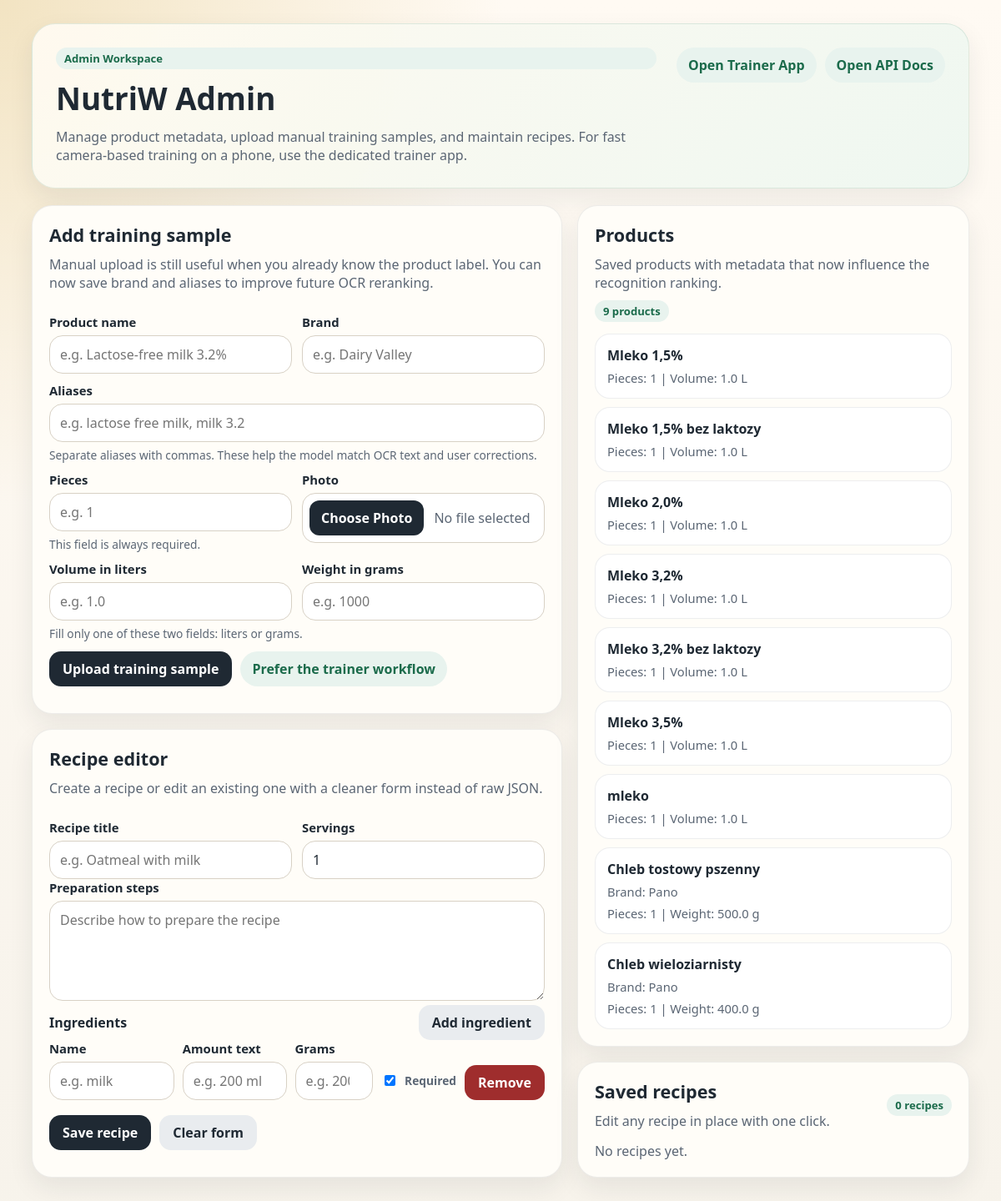
/admin, run on an earlier commit of the app's database.
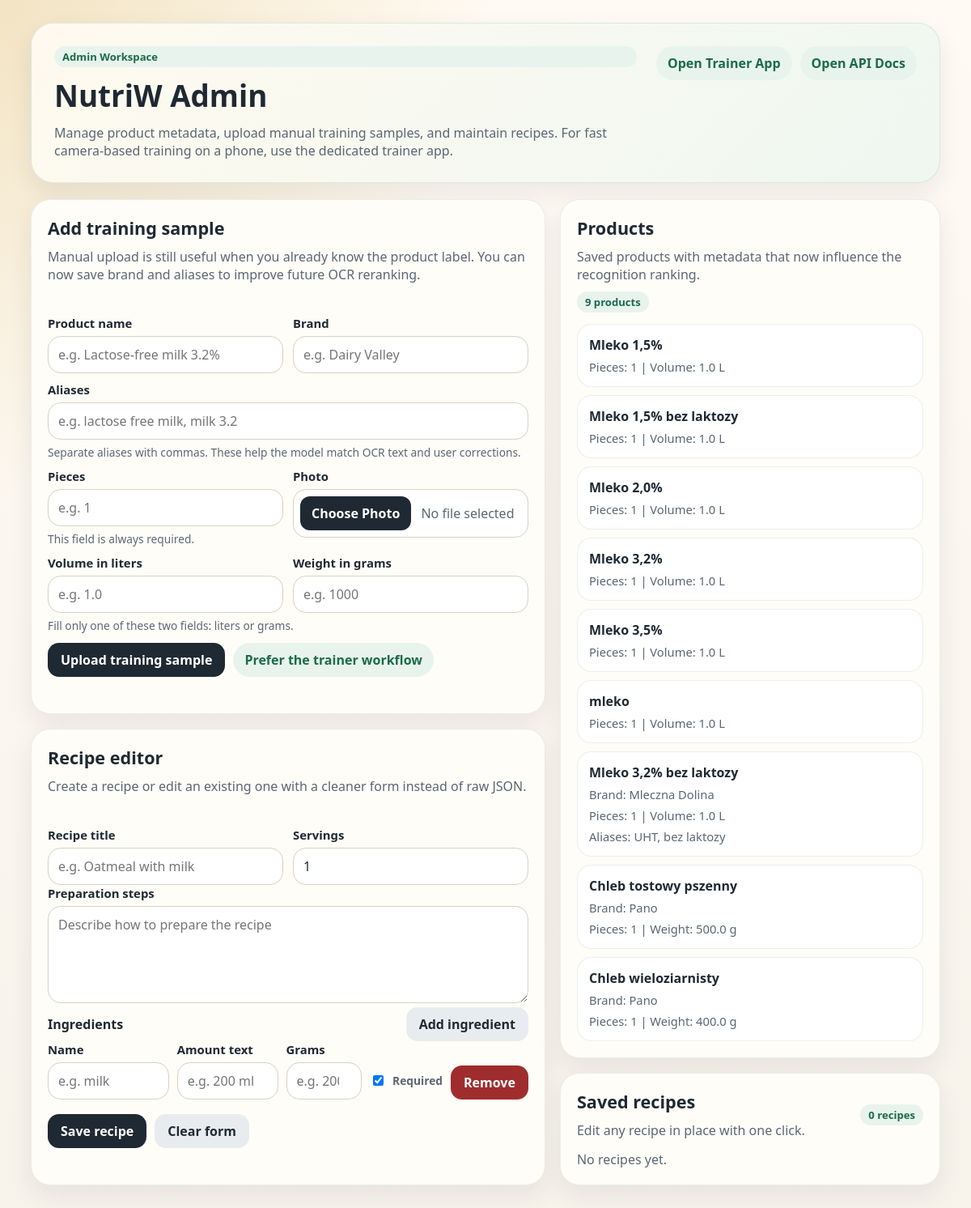
And on a later commit of the database.
### tables this page shows
CREATE TABLE products (
            id INTEGER PRIMARY KEY AUTOINCREMENT,
            name TEXT NOT NULL UNIQUE,
            default_amount TEXT,
            default_weight_g REAL
        , pieces INTEGER NOT NULL DEFAULT 1, volume_l REAL, weight_g REAL, brand TEXT, aliases_json TEXT NOT NULL DEFAULT '[]');

### api/main.py (the view)
@app.get("/admin", response_class=HTMLResponse)
def admin_home():
    template = jinja.get_template("admin.html")
    return template.render(
        products=db.list_products(),
        recipes=db.list_recipes(),
    )

### api/templates/admin.html (shortened to what this page needs)
<!doctype html>
<html>
<head>
</head>
<body>
  <main>
    <section class="hero">
      <div class="hero-top">
        <div class="hero-copy">
          <span class="badge">Admin Workspace</span>
          <h1>NutriW Admin</h1>
          <p class="muted">Manage product metadata, upload manual training samples, and maintain recipes. For fast camera-based training on a phone, use the dedicated trainer app.</p>
        </div>
        <div class="hero-links">
          <a class="pill-link" href="/trainer">Open Trainer App</a>
          <a class="pill-link" href="/docs">Open API Docs</a>
        </div>
      </div>
    </section>
    <section class="layout">
      <div class="stack">
        <div class="card">
          <div>
            <h2>Add training sample</h2>
            <p class="muted">Manual upload is still useful when you already know the product label. You can now save brand and aliases to improve future OCR reranking.</p>
          </div>
          <form action="/train/add" method="post" enctype="multipart/form-data">
            <div class="row">
              <div>
                <label for="product_name">Product name</label>
                <input id="product_name" name="product_name" placeholder="e.g. Lactose-free milk 3.2%" required />
              </div>
              <div>
                <label for="brand">Brand</label>
                <input id="brand" name="brand" placeholder="e.g. Dairy Valley" />
              </div>
            </div>
            <div style="margin-top:10px">
              <label for="aliases">Aliases</label>
              <input id="aliases" name="aliases" placeholder="e.g. lactose free milk, milk 3.2" />
              <div class="field-help">Separate aliases with commas. These help the model match OCR text and user corrections.</div>
            </div>
            <div style="margin-top:10px" class="row">
              <div>
                <label for="pieces">Pieces</label>
                <input id="pieces" name="pieces" type="number" min="1" step="1" placeholder="e.g. 1" required />
                <div class="field-help">This field is always required.</div>
              </div>
              <div>
                <label for="image">Photo</label>
                <div class="file-picker">
                  <div class="file-picker-shell">
                    <span class="file-picker-button">Choose Photo</span>
                    <span id="image-file-name" class="file-name">No file selected</span>
                  </div>
                </div>
              </div>
            </div>
            <div style="margin-top:10px" class="row">
              <div>
                <label for="volume_l">Volume in liters</label>
                <input id="volume_l" name="volume_l" type="number" min="0.001" step="0.001" placeholder="e.g. 1.0" />
              </div>
              <div>
                <label for="weight_g">Weight in grams</label>
                <input id="weight_g" name="weight_g" type="number" min="0.1" step="0.1" placeholder="e.g. 1000" />
              </div>
            </div>
            <div class="field-help">Fill only one of these two fields: liters or grams.</div>
            <div style="margin-top:12px" class="actions">
              <button type="submit">Upload training sample</button>
              <a class="pill-link" href="/trainer">Prefer the trainer workflow</a>
            </div>
          </form>
        </div>
        <div class="card" id="recipe-editor-card">
          <div>
            <h2>Recipe editor</h2>
            <p class="muted">Create a recipe or edit an existing one with a cleaner form instead of raw JSON.</p>
          </div>
          <form id="recipe-form">
            <div class="row">
              <div>
                <label for="recipe_title">Recipe title</label>
                <input id="recipe_title" type="text" placeholder="e.g. Oatmeal with milk" required />
              </div>
              <div>
                <label for="recipe_servings">Servings</label>
                <input id="recipe_servings" type="number" min="1" step="1" value="1" required />
              </div>
            </div>
            <div>
              <label for="recipe_steps">Preparation steps</label>
              <textarea id="recipe_steps" placeholder="Describe how to prepare the recipe"></textarea>
            </div>
            <div class="actions" style="justify-content: space-between;">
              <h3>Ingredients</h3>
              <button id="add-ingredient-button" type="button" class="secondary">Add ingredient</button>
            </div>
            <div id="ingredients-list" class="stack" style="gap: 10px;"></div>
            <div class="actions" style="margin-top: 18px;">
              <button id="save-recipe-button" type="submit">Save recipe</button>
              <button id="reset-recipe-button" type="button" class="secondary">Clear form</button>
            </div>
          </form>
        </div>
      </div>
      <div class="stack">
        <div class="card">
          <div class="actions" style="justify-content: space-between;">
            <div>
              <h2>Products</h2>
              <p class="muted">Saved products with metadata that now influence the recognition ranking.</p>
            </div>
            <span class="badge">{{ products|length }} products</span>
          </div>
          {% if products|length == 0 %}
            <p class="muted">No products yet. Add training samples first.</p>
          {% else %}
            <div class="products-list">
              {% for p in products %}
                <div class="product-card">
                  <strong>{{ p.name }}</strong>
                  {% if p.brand %}<div class="meta-line">Brand: {{ p.brand }}</div>{% endif %}
                  <div class="meta-line">
                    Pieces: {{ p.pieces }}
                    {% if p.volume_l is not none %} | Volume: {{ p.volume_l }} L{% endif %}
                    {% if p.weight_g is not none %} | Weight: {{ p.weight_g }} g{% endif %}
                  </div>
                  {% if p.aliases %}
                    <div class="meta-line">Aliases: {{ p.aliases|join(', ') }}</div>
                  {% endif %}
                </div>
              {% endfor %}
            </div>
          {% endif %}
        </div>
        <div class="card">
          <div class="actions" style="justify-content: space-between;">
            <div>
              <h2>Saved recipes</h2>
              <p class="muted">Edit any recipe in place with one click.</p>
            </div>
            <span class="badge">{{ recipes|length }} recipes</span>
          </div>
          {% if recipes|length == 0 %}
            <p class="muted">No recipes yet.</p>
          {% endif %}
        </div>
      </div>
    </section>
  </main>
</body>
</html>

### api/templates/admin.html (style rules this page uses)
:root { --bg: #f7f3eb; --card: #fffdf8; --ink: #1f2933; --muted: #5b6674; --line: #d8d1c5; --accent: #1b6b4b; --accent-soft: #e8f3ee; --danger: #9f2d2d; --shadow: 0 12px 30px rgba(31, 41, 51, 0.08); }
* { box-sizing: border-box; }
body { margin: 0; font-family: "Trebuchet MS", "Segoe UI", sans-serif; color: var(--ink); background: radial-gradient(circle at top left, rgba(238, 220, 178, 0.75), transparent 32%), linear-gradient(180deg, #fffaf3 0%, var(--bg) 100%); }
main { max-width: 1160px; margin: 0 auto; padding: 28px 18px 48px; }
h1 { margin: 0; font-size: 2.3rem; }
h2 { margin: 0 0 10px; font-size: 1.35rem; }
h3 { margin: 0; font-size: 1rem; }
p { margin: 0; }
a { color: var(--accent); }
.hero { padding: 28px; border-radius: 28px; background: linear-gradient(135deg, rgba(255, 250, 240, 0.96), rgba(238, 247, 240, 0.96)); border: 1px solid rgba(27, 107, 75, 0.12); box-shadow: var(--shadow); display: grid; gap: 18px; }
.hero-top { display: flex; justify-content: space-between; gap: 16px; flex-wrap: wrap; align-items: start; }
.hero-copy { display: grid; gap: 10px; max-width: 720px; }
.muted { color: var(--muted); }
.hero-links { display: flex; gap: 10px; flex-wrap: wrap; }
.pill-link { padding: 10px 14px; border-radius: 999px; background: var(--accent-soft); color: var(--accent); text-decoration: none; font-weight: 600; }
.layout { display: grid; grid-template-columns: minmax(0, 1.15fr) minmax(320px, 0.85fr); gap: 18px; margin-top: 20px; }
.stack { display: grid; gap: 18px; }
.card { border-radius: 24px; padding: 20px; background: var(--card); border: 1px solid rgba(31, 41, 51, 0.08); box-shadow: var(--shadow); display: grid; gap: 14px; }
.row { display: grid; grid-template-columns: repeat(2, minmax(0, 1fr)); gap: 12px; }
label { display: block; margin-bottom: 6px; font-weight: 700; font-size: 0.93rem; }
input, textarea { width: 100%; padding: 11px 12px; border: 1px solid var(--line); border-radius: 16px; background: #fff; color: var(--ink); font: inherit; }
textarea { min-height: 120px; resize: vertical; }
.file-picker { position: relative; }
.file-picker-shell { min-height: 52px; border: 1px solid var(--line); border-radius: 16px; background: #fff; display: flex; align-items: center; gap: 12px; padding: 8px; pointer-events: none; }
.file-picker-button { display: inline-flex; align-items: center; justify-content: center; padding: 10px 14px; border-radius: 12px; background: var(--ink); color: #fff; font-weight: 700; white-space: nowrap; }
.file-name { color: var(--muted); white-space: nowrap; overflow: hidden; text-overflow: ellipsis; }
button { padding: 10px 16px; border: 0; border-radius: 14px; background: var(--ink); color: #fff; cursor: pointer; font: inherit; font-weight: 700; }
button.secondary { background: #e9ecef; color: var(--ink); }
.field-help { font-size: 0.86rem; color: var(--muted); margin-top: 6px; }
.actions { display: flex; gap: 10px; flex-wrap: wrap; align-items: center; }
.products-list, .recipes-grid { display: grid; gap: 10px; }
.product-card, .recipe-card { border: 1px solid rgba(31, 41, 51, 0.08); border-radius: 18px; padding: 14px; background: #fff; }
.meta-line { margin-top: 6px; color: var(--muted); font-size: 0.92rem; }
.badge { display: inline-flex; padding: 4px 10px; border-radius: 999px; background: var(--accent-soft); color: var(--accent); font-size: 0.82rem; font-weight: 700; }

What changed in the data, as far as the page shows it:
changed products "Mleko 3,2% bez laktozy": brand (not shown) → "Mleczna Dolina"; aliases (not shown) → "UHT, bez laktozy"; moves down the list
